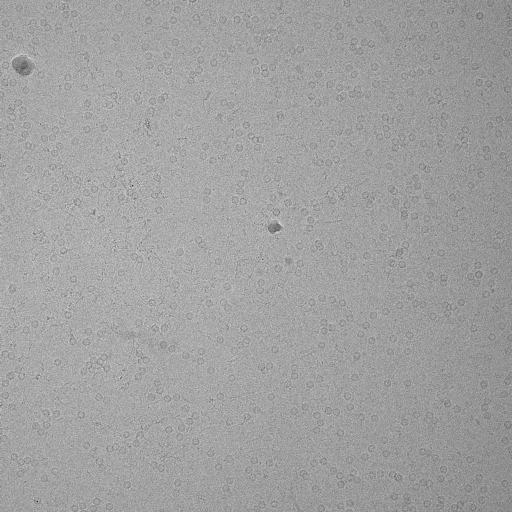
#> input picture test_data/A2g4_FoilHole_21321057_Data_21319044_21319046_20210721_141652.jpg, 1024 x 1024 px, given in place of , which was not available (shown at 1/2 size)
$ python peak_finder.py test_data/A2g4_FoilHole_21321057_Data_21319044_21319046_20210721_141652.jpg
#> lines starting #> are read from the running program, lines starting #| are printed output that depends on the picture; pictures that were not available may be replaced by others from this repository, and a replacement may not be noted
#!/usr/bin/env python3

## TO DO:
##  - Try adding a binning factor so the algorithm first bins the input image before picking, may help reduce noise?

""" A program to take in an image and return an predicted particle centroid positions
"""

####################################################
## DEFINITIONS
####################################################

# [10 lines left out: function usage, not called in this run]

def read_input():
    global input_file
    ## if no entries are given, print usage and exit
    if len(sys.argv) == 1:
        usage()

    ## read all entries and check if the help flag is called at any point
    for n in range(len(sys.argv[1:])+1):
        # if the help flag is called, pring usage and exit
        if sys.argv[n] == '-h' or sys.argv[n] == '--help':
            usage()

    ## read all commandline arguments and adjust variables accordingly
    for n in range(len(sys.argv[1:])+1):
        # read input with '.csv' as the input file
        if os.path.splitext(sys.argv[n])[1] == '.gif':
            input_file = sys.argv[n]
            print(" Analysing image = %s" % input_file)
            # base_file_name = os.path.splitext(input_file_name)[0]
    return

def load_dependencies():
    """ Load all packages needed for this script to run using __import__ to make the packages globally accessible to all functions
        REF: https://stackoverflow.com/questions/11990556/how-to-make-global-imports-from-a-function
    """
    ## sys and os are built-in packages, if they fail to load then python install is completely wrong!
    globals()['sys'] = __import__('sys')
    globals()['os'] = __import__('os')

    try:
        globals()['imageio'] = __import__('imageio')
    except:
        print(" ERROR :: Failed to import 'imageio'. Try: pip install imageio")
        sys.exit()

    try:
        globals()['np'] = __import__('numpy') ## similar to: import numpy as np
    except:
        print(" ERROR :: Failed to import 'numpy'. Try: pip install numpy")
        sys.exit()

    try:
        globals()['scipy'] = __import__('scipy')
    except:
        print(" ERROR :: Failed to import 'scipy'. Try: pip install scipy")
        sys.exit()

    try:
        globals()['matplotlib'] = __import__('matplotlib')
    except:
        print(" ERROR :: Failed to import 'matplotlib.pyplot' module. Try: pip install matplotlib")
        sys.exit()

    try:
        globals()['skimage'] = __import__('skimage')
    except:
        print(" ERROR :: Failed to import 'skimage'. Try: pip install skimage")
        sys.exit()

    return

def image_to_array(file):
#> called with file = ''
    im = imageio.imread(file)
#> im is the input picture: shape (1024, 1024); min 10, max 249, mean 160.8
    print("  >> image dimensions :: (x, y) ->", im.shape, ", color depth :: (min, max) -> (%s, %s)" %(np.min(im), np.max(im)))
#|   >> image dimensions :: (x, y) -> (1024, 1024) , color depth :: (min, max) -> (10, 249)
    return im

def invert_image(im_array, color_depth = 255):
    inverted_im = color_depth - im_array
    return inverted_im

# [33 lines left out: functions display_image, display_two_images, not called in this run]

def increase_contrast(im, method = 'adaptive'):
    """ Adative method seems to deal with background gradients the best, but two other options are possible using scikit package
    """
#> called with method = 'adaptive'
    ## SEE: https://scikit-image.org/docs/dev/auto_examples/color_exposure/plot_equalize.html
    from skimage import exposure

    if method == 'adaptive':
        img_hicontrast = exposure.equalize_adapthist(im, clip_limit=0.03)
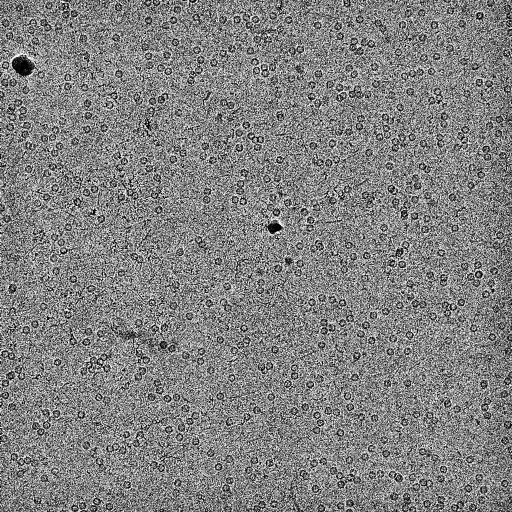
#> img_hicontrast: shape (1024, 1024) float64 (shown at 1/2 size); min 0, max 1, mean 0.511

    if method == 'contrast_stretching':
        p2, p98 = np.percentile(im, (2, 98))
        img_hicontrast = exposure.rescale_intensity(im, in_range=(p2, p98))

    if method == 'histogram_equalization':
        img_hicontrast = skimage.exposure.equalize_hist(im)

    return img_hicontrast

def find_local_peaks(im_array, im_array_filtered = None, particle_diameter_pixels = -1, min_peak_distance = -1, peak_threshold = 0.5, blurring_factor = 2, NEGATIVE_STAIN = False):
#> called with particle_diameter_pixels = 225, min_peak_distance = 200, peak_threshold = 0.2, blurring_factor = 2, NEGATIVE_STAIN = False
    from skimage.feature import peak_local_max
    from skimage.filters import gaussian
    from scipy import ndimage

    if blurring_factor < 0:
        ## prevent the blurring factor from being negative
        blurring_factor = 2

    if particle_diameter_pixels <= 0:
        ## if the particle diameter given is out of range, set it arbitrarily to 50 pixels
        particle_diameter_pixels = 50

    if min_peak_distance <= 0 :
        ## if minimum distance given is out of range, set it arbitrarily to 75% the particle diameter
        min_peak_distance = int(particle_diameter_pixels * 0.75)

    print("======================================================================")
    print(" Finding local peaks... ")
    print("-------------------------------------------------------")
    print("    particle_diameter_pixels = %s px" % particle_diameter_pixels)
    print("    peak_threshold = %s px" % peak_threshold)
    print("    min_peak_distance = %s px" % min_peak_distance)
    print("    blurring_factor = %s sigma" % blurring_factor)
    print("    negative stain mode = %s" % NEGATIVE_STAIN)

    ## set the background window arbitrarily as equal to half the particle size
    background_window_size = int(particle_diameter_pixels * 0.5)

    ## if a filtered image is provided, use that
    if im_array_filtered is not None:
        im = im_array_filtered
        print("    filtered image supplied for analysis" % NEGATIVE_STAIN)
    else:
        im = im_array

    ## blur the input image slightly
    filtered_im = gaussian(im, sigma = blurring_factor)
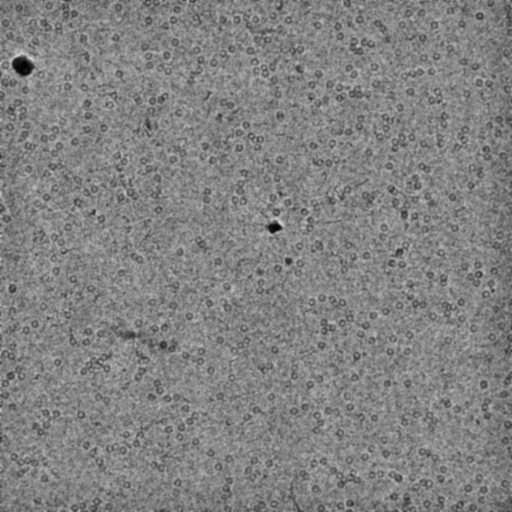
#> filtered_im: shape (1024, 1024) float64 (shown at 1/2 size); min 0.00586, max 0.856, mean 0.511

    ## if we have a negative stain image, we need to invert the image color space
    if NEGATIVE_STAIN == True:
        filtered_im = invert_image(filtered_im)

    # image_max is the dilation of im with a structuring element of given size
    image_max = ndimage.maximum_filter(filtered_im, size=background_window_size, mode='nearest')
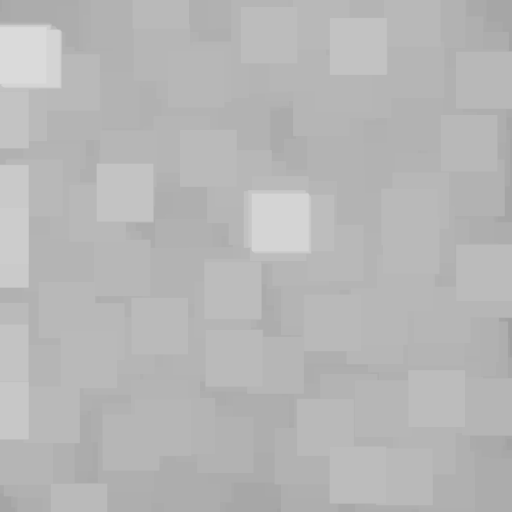
#> image_max: shape (1024, 1024) float64 (shown at 1/2 size); min 0.62, max 0.856, mean 0.718
    # using the max background, subtract the image to create an inverted signal (white = high signal, black = low)
    subtracted_im = image_max - filtered_im
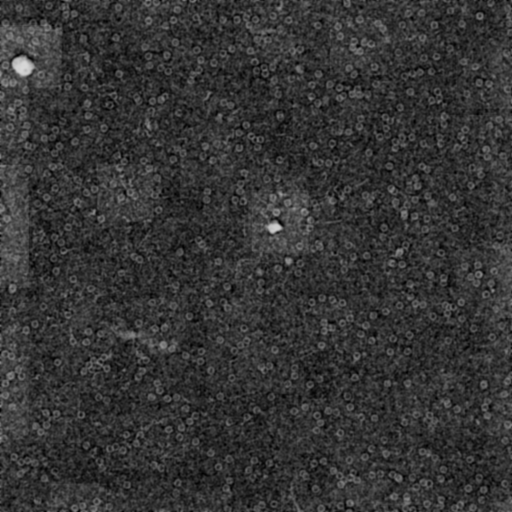
#> subtracted_im: shape (1024, 1024) float64 (shown at 1/2 size); min 0, max 0.85, mean 0.207

    subtracted_im = increase_contrast(subtracted_im)
#> call 2 of increase_contrast, with method = 'adaptive'
#> in increase_contrast (call 2), `img_hicontrast = exposure.equalize_adapthist(im, clip_limit=0.03)`:
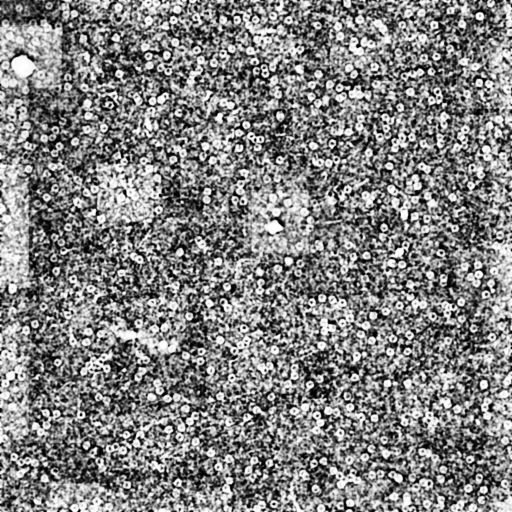
#> img_hicontrast: shape (1024, 1024) float64 (shown at 1/2 size); min 0, max 1, mean 0.507

    # Comparison between image_max and im to find the coordinates of local maxima
    coordinates = peak_local_max(subtracted_im, min_distance = min_peak_distance, threshold_rel = peak_threshold)
#> coordinates = [[252, 296], [456, 552], [501, 796], [693, 324], [739, 524]]

    print("-------------------------------------------------------")
    print(" >> %s peaks found" % coordinates.shape[0])
#|  >> 5 peaks found
#> (the rest of the program and of its run is left out)
